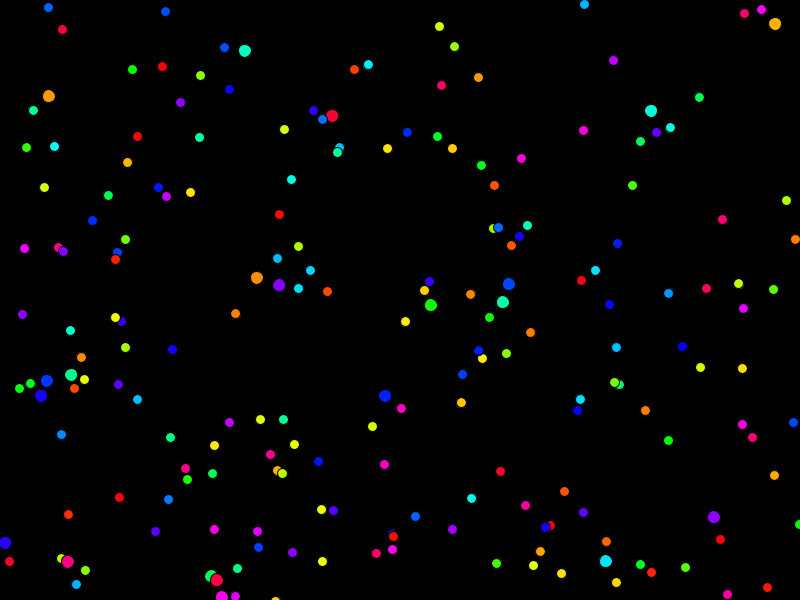
Frame 1 (no input)
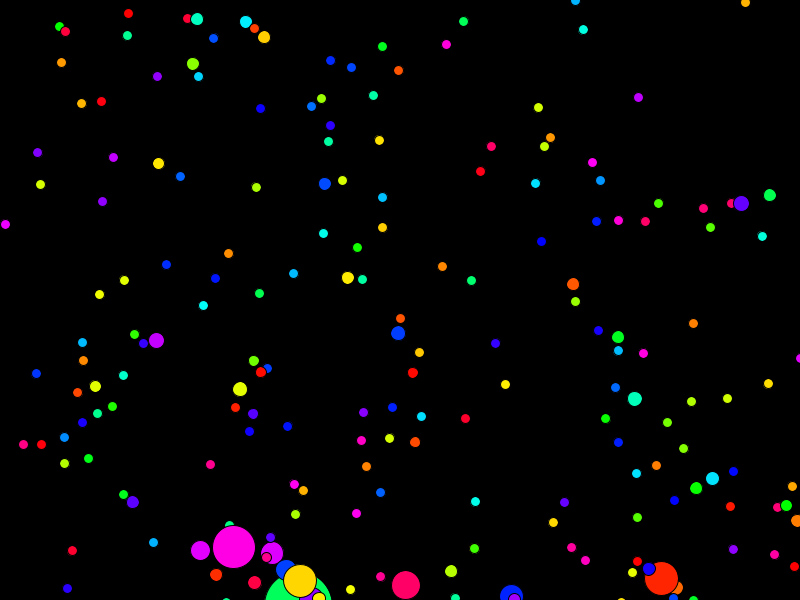
Frame 60 (the mouse pressed at the canvas centre just before this capture)
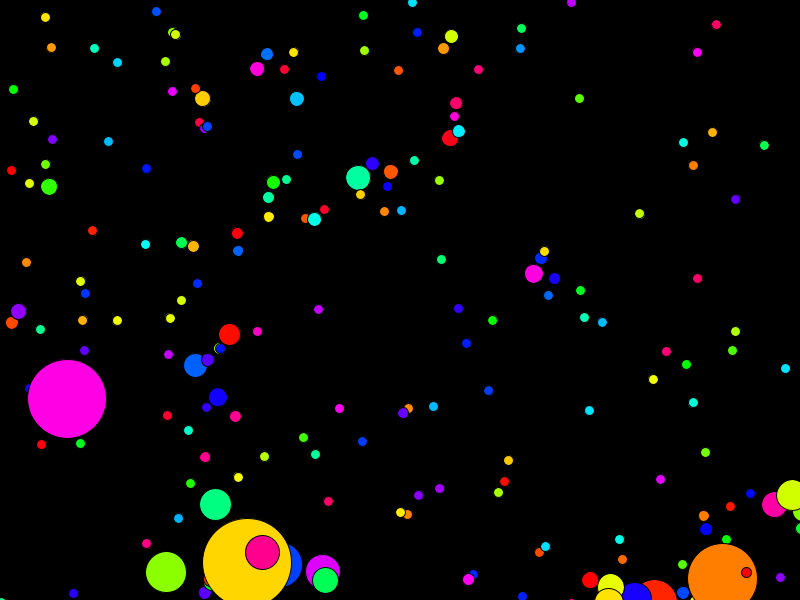
Frame 120 (the mouse held since frame 60 and released just before this capture)

The Processing sketch that drew these frames (run headless with seeded random() and noise(); from frame 60 on, the mouse is pressed at the canvas centre):

// Processing sketch: particle_flow
// ── particle_flow.pde
/*
GREEDY PARTICLES
MIT License
Copyright (c) 2016 Tom Schofield

Permission is hereby granted, free of charge, to any person obtaining a copy of this software and associated documentation files (the "Software"), 
to deal in the Software without restriction, including without limitation the rights to use, copy, modify, merge, publish, distribute, sublicense, 
and/or sell copies of the Software, and to permit persons to whom the Software is furnished to do so, subject to the following conditions:

The above copyright notice and this permission notice shall be included in all copies or substantial portions of the Software.

THE SOFTWARE IS PROVIDED "AS IS", WITHOUT WARRANTY OF ANY KIND, EXPRESS OR IMPLIED, INCLUDING BUT NOT LIMITED TO THE WARRANTIES OF MERCHANTABILITY, 
FITNESS FOR A PARTICULAR PURPOSE AND NONINFRINGEMENT. IN NO EVENT SHALL THE AUTHORS OR COPYRIGHT HOLDERS BE LIABLE FOR ANY CLAIM, DAMAGES OR OTHER LIABILITY, 
WHETHER IN AN ACTION OF CONTRACT, TORT OR OTHERWISE, ARISING FROM, OUT OF OR IN CONNECTION WITH THE SOFTWARE OR THE USE OR OTHER DEALINGS IN THE SOFTWARE.

*/
//declare an array of particle objects
Particle [] particles;

void setup(){
  size(800,600);
  
  //lets start with 100 of them
  particles = new Particle [200];
  
  ///lets run through each of the empty spaces in our array of particles and put a particle there
  for(int i=0;i<particles.length;i++){
    float x = random(width);
    float y = random(height);
    
    float sx = random(2,4);
    float sy = random(2,4);
    
    particles[i] = new Particle (x,y,sx,sy,i);
  }
  
}

void draw(){
  background(0);
  //for each particle update it and draw it
  for(int i=0;i<particles.length;i++){
    
    //we pass the list of particles in because each one needs to know where all the other are
    particles[i].update(particles);
    particles[i].display();
  }
  
}

// ── Particle.pde
/*
PARTICLE CLASS
 MIT License
 Copyright (c) 2016 Tom Schofield
 
 Permission is hereby granted, free of charge, to any person obtaining a copy of this software and associated documentation files (the "Software"), 
 to deal in the Software without restriction, including without limitation the rights to use, copy, modify, merge, publish, distribute, sublicense, 
 and/or sell copies of the Software, and to permit persons to whom the Software is furnished to do so, subject to the following conditions:
 
 The above copyright notice and this permission notice shall be included in all copies or substantial portions of the Software.
 
 THE SOFTWARE IS PROVIDED "AS IS", WITHOUT WARRANTY OF ANY KIND, EXPRESS OR IMPLIED, INCLUDING BUT NOT LIMITED TO THE WARRANTIES OF MERCHANTABILITY, 
 FITNESS FOR A PARTICULAR PURPOSE AND NONINFRINGEMENT. IN NO EVENT SHALL THE AUTHORS OR COPYRIGHT HOLDERS BE LIABLE FOR ANY CLAIM, DAMAGES OR OTHER LIABILITY, 
 WHETHER IN AN ACTION OF CONTRACT, TORT OR OTHERWISE, ARISING FROM, OUT OF OR IN CONNECTION WITH THE SOFTWARE OR THE USE OR OTHER DEALINGS IN THE SOFTWARE.
 
 */
class Particle {
  float x, y;
  float speedX, speedY;
  int rad =10;
  int index;
  int threshold  = rad*2;
  color col;
  Particle(float _x, float _y, float _speedX, float _speedY, int _index) {
    x = _x;
    y  =_y;
    speedX = _speedX;
    speedY = _speedY;

    index = _index;
    colorMode(HSB, 100);
    col = color(random(100), 100, 100);
    colorMode(RGB, 255);
  }

  void update(Particle [] otherParticles) {

    //update the postiion by adding the speed
    x+=speedX;
    y+=speedY;

    for (int i=0; i<otherParticles.length; i++) {
      if (i!=index) {
        if ( dist(otherParticles[i].x, otherParticles[i].y, x, y) > threshold-1 && dist(otherParticles[i].x, otherParticles[i].y, x, y) < threshold+1 ) {
          speedX*=-1;
          speedY*=-1;
          rad+=4;
          threshold  = rad;
        }
      }
    }
    if (x>width|| x < 0 ) {

      speedX*=-1;
    }
    if ( y > height || y < 0) {
      speedY*=-1;
    }
    //annealing -  lets gradually shrink the particle
    if (rad>10) {
      rad*=0.99;
    }
    //if it gets too big then pop it!
    if (rad>100) {
      rad  =2;
    }
  }
  void display() {
    fill(col);
    ellipse( x, y, rad, rad);
  }
}
